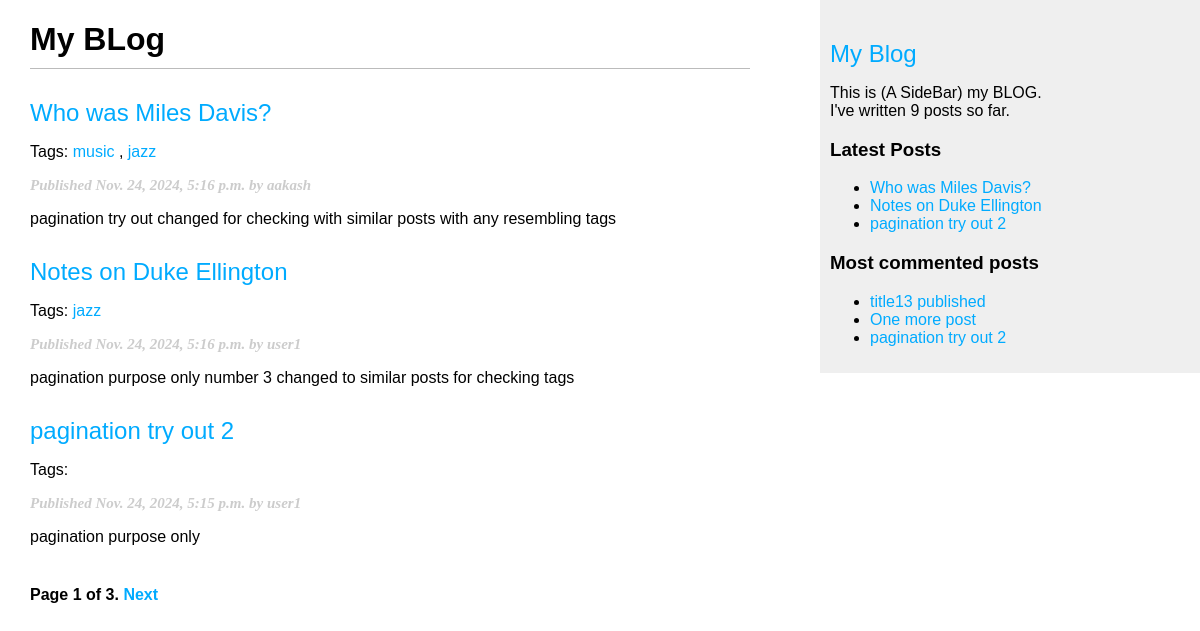
/blog/, run on an earlier commit of the app's database.
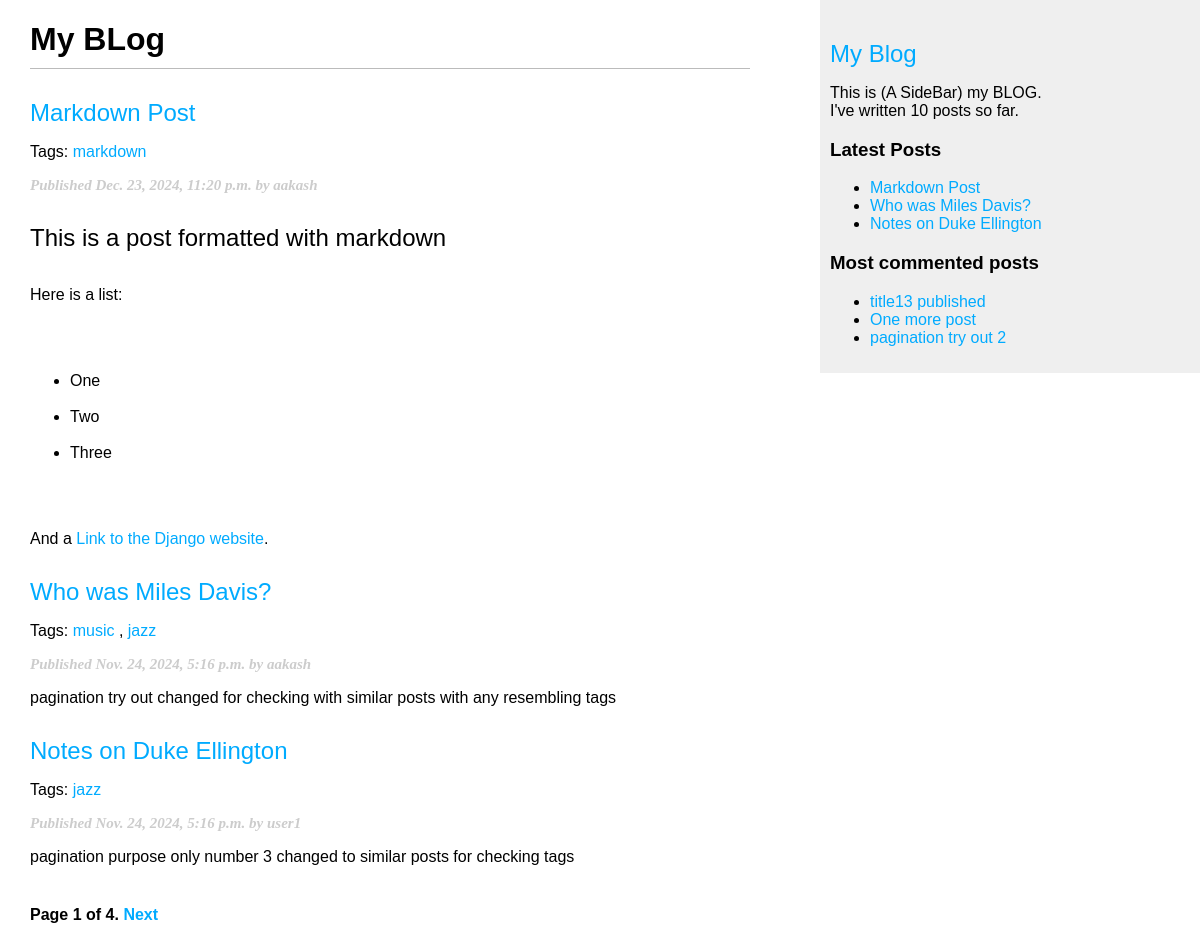
And on a later commit of the database.
### blog/models.py (models this page shows, shortened)
class Post(models.Model):
    class Status(models.TextChoices):
        DRAFT = 'DF', 'Draft'
        PUBLISHED = 'Pb', 'Published'
    title = models.CharField(max_length=250)
    slug = models.SlugField(
        max_length=250,
        unique_for_date='publish'
    )
    author = models.ForeignKey(settings.AUTH_USER_MODEL, on_delete=models.CASCADE, related_name='blog_posts')
    body = models.TextField()
    publish = models.DateTimeField(default=timezone.now)
    created_on = models.DateTimeField(auto_now_add=True)
    updated_on = models.DateTimeField(auto_now=True)
    status = models.CharField(
        max_length=2,
        choices=Status,
        default=Status.DRAFT
    )
    objects = models.Manager()  # The default manager.
    published = PublishedManager()  # Our custom manager
    class Meta:
        ordering = ['-publish']
        indexes = [
            models.Index(fields=['-publish']),
        ]
    tags = TaggableManager()
    def get_absolute_url(self):
        return reverse('blog:post_detail', args=[
            self.publish.year,
            self.publish.month,
            self.publish.day,
            self.slug
        ]
                       )

### blog/views.py (the view)
# urls.py: path('', views.post_list, name='post_list'),
def post_list(request, tag_slug=None):
    published_list = Post.published.all()
    tag = None
    if tag_slug:
        tag = get_object_or_404(Tag, slug=tag_slug)
        published_list = published_list.filter(tags__in=[tag])
    paginator = Paginator(published_list, 3)
    page_number = request.GET.get('page', 1)
    try:
        posts = paginator.page(page_number)
    except (EmptyPage, PageNotAnInteger) as e:
        if isinstance(e, PageNotAnInteger):
            posts = paginator.page(1)
        else:
            posts = paginator.page(paginator.num_pages)
    return render(
        request,
        'blog/post/list.html',
        {
            'posts': posts,
            'tag': tag,
        }
    )

### blog/models.py (called while the page is built)
    def get_queryset(self):
        return (
            super().get_queryset().filter(status=Post.Status.PUBLISHED)
        )

### blog/templatetags/blog_tags.py (called while the page is built)
@register.simple_tag
def total_posts():
    return Post.published.count()

@register.inclusion_tag('blog/post/latest_posts.html')
def show_latest_posts(count=5):
    latest_posts = Post.published.order_by('-publish')[:count]
    return {'latest_posts': latest_posts}

@register.simple_tag
def get_most_commented_posts(count=5):
    return Post.published.annotate(
        total_comments=Count('comments')
    ).order_by('-total_comments')[:count]

@register.filter(name='markdown')
def markdown_format(text):
    return mark_safe(markdown.markdown(text))

### blog/templates/blog/post/list.html (shortened to what this page needs)
{% extends "blog/base.html" %}
{% load blog_tags %}
{% block content %}
    <h1>My BLog</h1>
    {% for post in posts %}
        <h2>
            <a href="{{ post.get_absolute_url }}">
                {{ post.title }}
            </a>
        </h2>
        <p class="tags">
            Tags:
            {% for tag in post.tags.all %}
                <a href="{% url 'blog:post_list_by_tag' tag.slug %}">{{ tag.name }}</a>
                {% if not forloop.last %}, {% endif %}
            {% endfor %}
        </p>
        <p class="date">
            Published {{ post.publish }} by {{ post.author }}
        </p>
        {{ post.body|markdown|truncatewords_html:30|linebreaks }}
    {% endfor %}
    {% include "pagination.html" with page=posts %}
{% endblock %}

### blog/templates/blog/base.html (shortened to what this page needs)
{% load blog_tags %}
{% load static %}
<!DOCTYPE html>
<html lang="eng">
<head>
    <link href="{% static "css/blog.css" %}" rel="stylesheet">
</head>
<body>
    <div id="content">
        {% block content %}
        {% endblock %}
    </div>
    <div id="sidebar">
        <a href="{% url 'blog:post_list' %}"><h2>My Blog </h2></a>
        <p>
            This is (A SideBar) my BLOG. <br>
            I've written {% total_posts %} posts so far.
        </p>
        <h3>Latest Posts</h3>
        {% show_latest_posts 3 %}
        <h3>Most commented posts</h3>
        {% get_most_commented_posts 3 as most_commented_posts %}
        <ul>
            {% for post in most_commented_posts %}
                <li>
                    <a href="{{ post.get_absolute_url }}">{{ post.title }}</a>
                </li>
            {% endfor %}
        </ul>
    </div>
</body>
</html>

### blog/templates/blog/post/latest_posts.html
<ul>
    {% for post in latest_posts %}
        <li>
            <a href="{{ post.get_absolute_url }}"> {{ post.title }}</a>
        </li>
    {% endfor %}
</ul>

What changed in the data, as far as the page shows it:
no longer on one of the page's lists (row unchanged): Post: title "pagination try out 2", publish "Nov. 24, 2024, 5:15 p.m.", author "user1", body "pagination purpose only"
added Post: title "Markdown Post", publish "Dec. 23, 2024, 11:20 p.m.", author "aakash", body "This is a post formatted with markdown Here is a list: One Two Three And a Link to the Django website ."
added Tag: name "markdown", shown under "Markdown Post"
Also different on the page:
{{ page.paginator.num_pages }}: "3" → "4"
text no longer shown: "9"
text now shown: "10"
